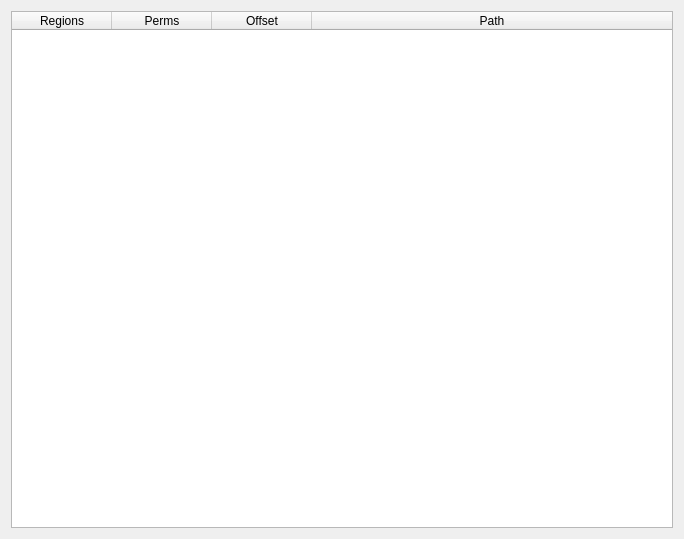
<?xml version="1.0" encoding="UTF-8"?>
<ui version="4.0">
 <class>Form</class>
 <widget class="QWidget" name="Form">
  <property name="geometry">
   <rect>
    <x>0</x>
    <y>0</y>
    <width>684</width>
    <height>539</height>
   </rect>
  </property>
  <property name="windowTitle">
   <string>Memory Regions</string>
  </property>
  <layout class="QGridLayout" name="gridLayout">
   <item row="0" column="0">
    <widget class="QTableWidget" name="tableWidget_MemoryRegions">
     <property name="editTriggers">
      <set>QAbstractItemView::NoEditTriggers</set>
     </property>
     <property name="selectionMode">
      <enum>QAbstractItemView::SingleSelection</enum>
     </property>
     <property name="selectionBehavior">
      <enum>QAbstractItemView::SelectRows</enum>
     </property>
     <property name="horizontalScrollMode">
      <enum>QAbstractItemView::ScrollPerPixel</enum>
     </property>
     <property name="sortingEnabled">
      <bool>true</bool>
     </property>
     <property name="wordWrap">
      <bool>false</bool>
     </property>
     <attribute name="horizontalHeaderStretchLastSection">
      <bool>true</bool>
     </attribute>
     <attribute name="verticalHeaderVisible">
      <bool>false</bool>
     </attribute>
     <attribute name="verticalHeaderMinimumSectionSize">
      <number>16</number>
     </attribute>
     <attribute name="verticalHeaderDefaultSectionSize">
      <number>16</number>
     </attribute>
     <column>
      <property name="text">
       <string>Regions</string>
      </property>
     </column>
     <column>
      <property name="text">
       <string>Perms</string>
      </property>
     </column>
     <column>
      <property name="text">
       <string>Offset</string>
      </property>
     </column>
     <column>
      <property name="text">
       <string>Path</string>
      </property>
     </column>
    </widget>
   </item>
  </layout>
 </widget>
 <resources/>
 <connections/>
</ui>
